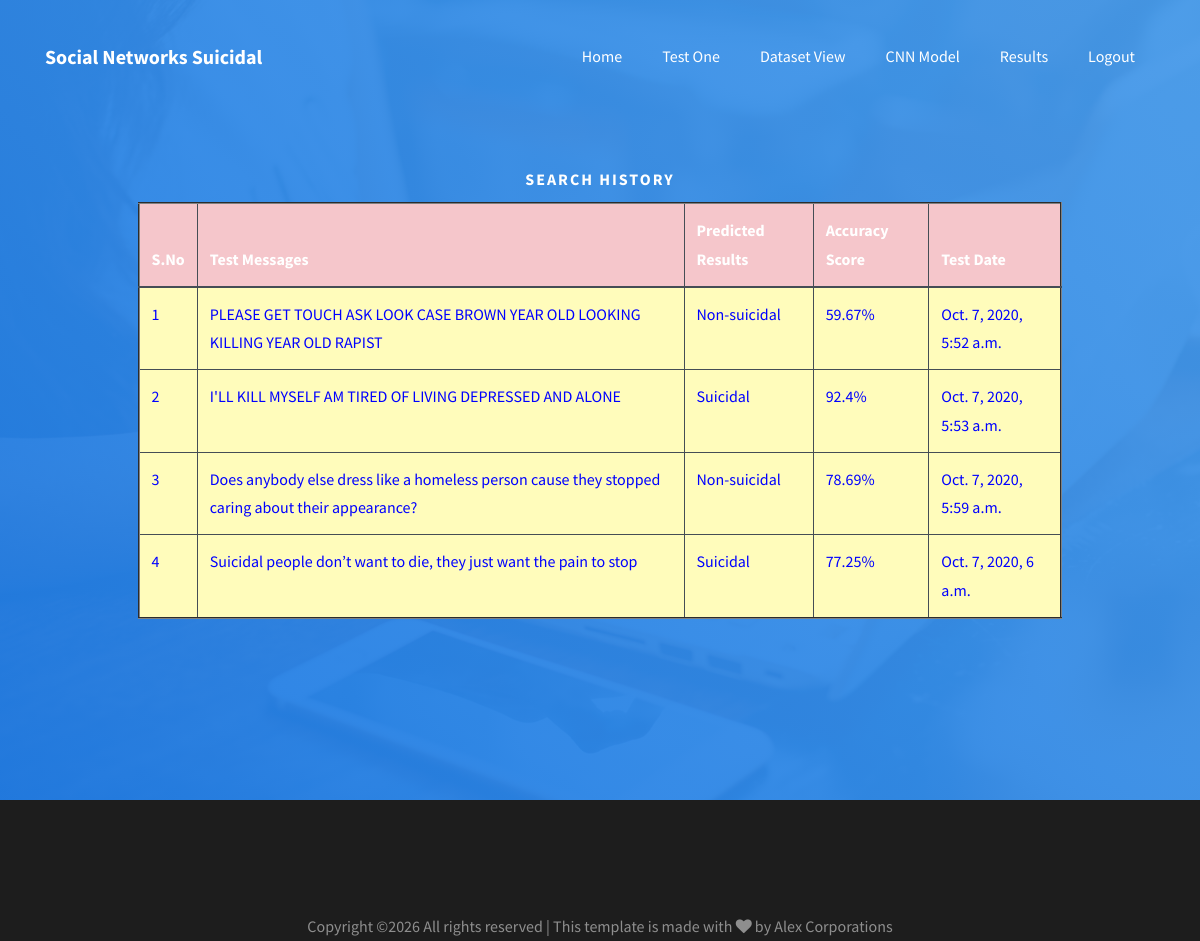
The app's page /UserSearchHistoryResults/ (signed in) with its own data.
### users/models.py (models this page shows, shortened)
class TweetResultModel(models.Model):
    usrname = models.CharField(max_length=100)
    email = models.CharField(max_length=100)
    tweetmsg = models.CharField(max_length=1000)
    prediction = models.CharField(max_length=100)
    accuracy = models.FloatField()
    cdate = models.DateTimeField(auto_now_add=True)
    class Meta:
        db_table = "TweetResultTable"

### users/views.py (the view)
# urls.py: path("UserSearchHistoryResults/", usr.UserSearchHistoryResults, name="UserSearchHistoryResults"),
def UserSearchHistoryResults(request):
    usrname = request.session['loginid']
    data = TweetResultModel.objects.filter(usrname=usrname)
    return render(request,"users/UserSearchHistory.html",{"data":data})

### assets/templates/users/UserSearchHistory.html (shortened to what this page needs)
{%extends 'users/userbase.html'%}
{%load static%}
{%block contents%}
<div class="hero-wrap js-fullheight img" style="background-image: url({%static 'images/bg_1.jpg'%});">
		<div class="container">
			<div class="row d-md-flex no-gutters slider-text js-fullheight align-items-center justify-content-center">
				<div class="col-md-10 d-flex align-items-center ftco-animate">
					<div class="text w-100 text-center">
						<span class="subheading mb-2">Search History</span>
                        <center>
                        <table border="2px" class="table table-hover table-dark">
                    <thead>
                    <tr class="table-danger">
                        <th scope="col">S.No</th>
                        <th scope="col">Test Messages</th>
                        <th scope="col">Predicted Results</th>
                        <th scope="col">Accuracy Score</th>
                        <th scope="col">Test Date</th>
                    </tr>
                    </thead>
                    <tbody>
                    {% for i in data %}
                    <tr scope="row" style="color: BLUE; background-color:#FFFCBB">
                        <td>{{forloop.counter}}</td>
                        <td>{{i.tweetmsg}}</td>
                        <td>{{i.prediction}}</td>
                        <td>{{i.accuracy}}%</td>
                        <td>{{i.cdate}}</td>
                    </tr>
                    {% endfor %}
                    </tbody>
                </table>
                        </center>
					</div>
				</div>
			</div>
		</div>
	</div>
{%endblock%}

### records on screen
TweetResultModel: tweetmsg "PLEASE GET TOUCH ASK LOOK CASE BROWN YEAR OLD LOOKING KILLING YEAR OLD RAPIST", prediction "Non-suicidal", accuracy "59.67", cdate "Oct. 7, 2020, 5:52 a.m."
TweetResultModel: tweetmsg "I'LL KILL MYSELF AM TIRED OF LIVING DEPRESSED AND ALONE", prediction "Suicidal", accuracy "92.4", cdate "Oct. 7, 2020, 5:53 a.m."
TweetResultModel: tweetmsg "Does anybody else dress like a homeless person cause they stopped caring about their appearance?", prediction "Non-suicidal", accuracy "78.69", cdate "Oct. 7, 2020, 5:59 a.m."
TweetResultModel: tweetmsg "Suicidal people don’t want to die, they just want the pain to stop", prediction "Suicidal", accuracy "77.25", cdate "Oct. 7, 2020, 6 a.m."
